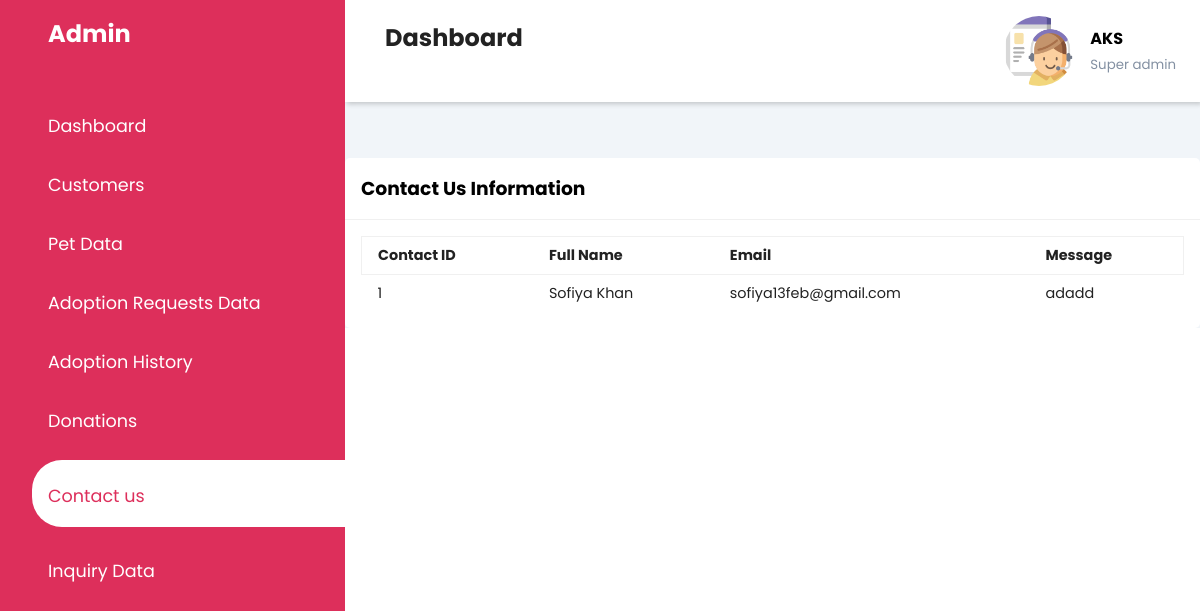
/contactusdata.php, run on the app's committed database.
### tables this page shows
CREATE TABLE `contactus` (
  `contactId` int(20) NOT NULL,
  `FullName` varchar(40) NOT NULL,
  `Email` varchar(50) NOT NULL,
  `Message` varchar(100) NOT NULL
);

### fetch_datacontact.php (the view, shortened to what this page needs)
<?php
$con=mysqli_connect("localhost:3307","root","","project");
$sql = "SELECT contactId,FullName,Email,Message FROM contactus";
$result = mysqli_query($con, $sql);
if (mysqli_num_rows($result) > 0) {
    while ($row = mysqli_fetch_assoc($result)) {
        echo "<tr>";
        echo "<td>" . $row['contactId'] . "</td>";
        echo "<td>" . $row['FullName'] . "</td>";
        echo "<td>" . $row['Email'] . "</td>";
        echo "<td>" . $row['Message'] . "</td>";
        echo "</tr>";
    }
} else {
    echo "0 results";
}
?>

### admin.css (style rules this page uses)
:root { --main-color: #dd2f5b; --color-dark: #1D2231; --text-grey: #8390A2; }
* { padding: 0; margin: 0; box-sizing: border-box; list-style-type: none; text-decoration: none; font-family: 'Poppins',sans-serif; }
td { padding: .5rem 1rem; font-size: .9rem; color: #222; }
tr td:last-child { display: flex; align-items: center; }

### data on the page
contactus: contactId "1", FullName "Sofiya Khan", Email "sofiya13feb@gmail.com", Message "adadd"
